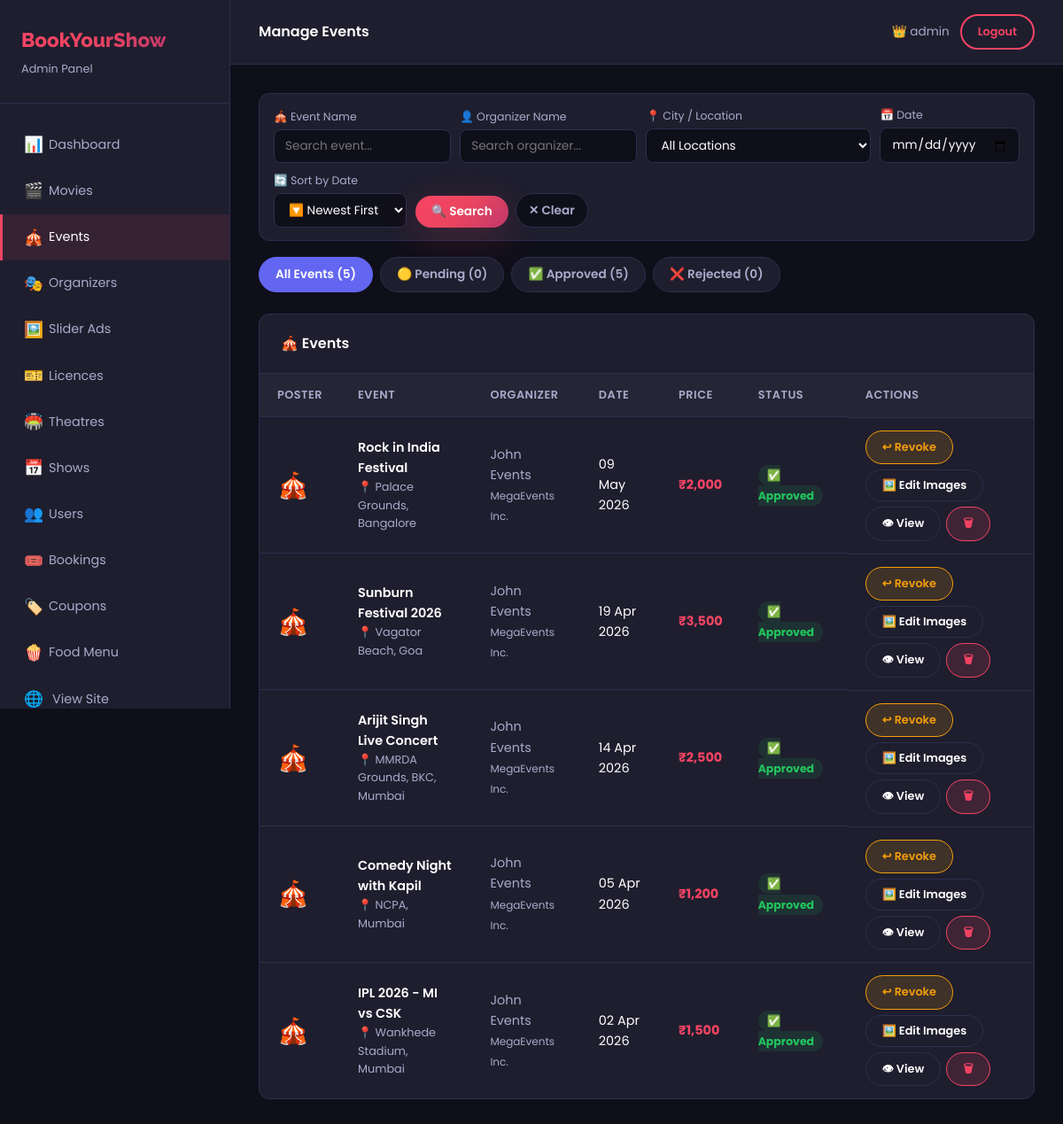
/admin/manage-events.php (signed in), run on an earlier commit of the app's database.
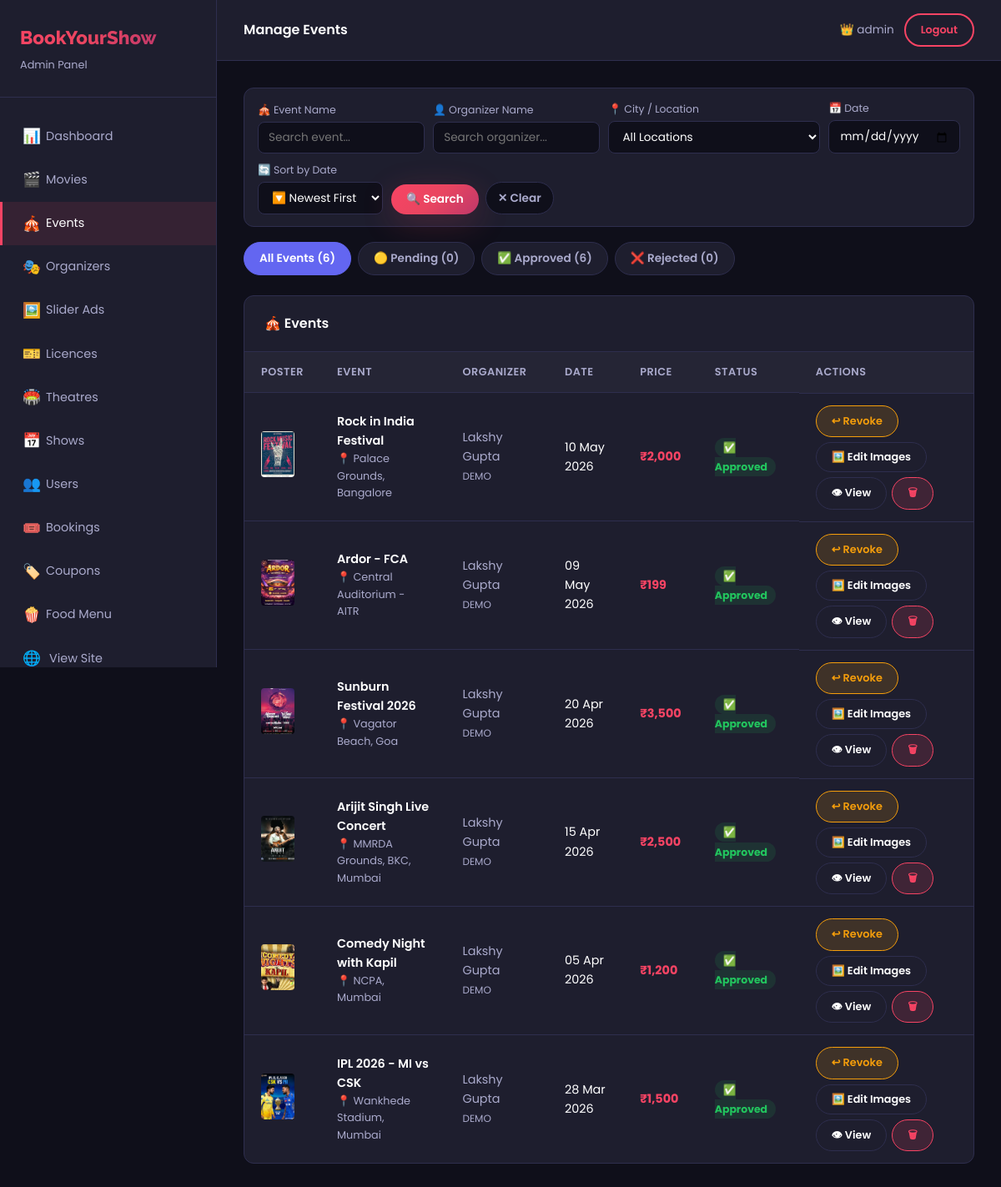
And on a later commit of the database.
### tables this page shows
CREATE TABLE `events` (
  `event_id` int(11) NOT NULL AUTO_INCREMENT,
  `event_name` varchar(150) DEFAULT NULL,
  `description` text DEFAULT NULL,
  `event_date` date DEFAULT NULL,
  `location` varchar(255) DEFAULT NULL,
  `city` varchar(100) DEFAULT '',
  `ticket_price` decimal(10,2) DEFAULT NULL,
  `total_seats` int(11) DEFAULT 500,
  `organizer_id` int(11) DEFAULT NULL,
  `event_image` varchar(255) DEFAULT NULL,
  `banner_image` varchar(255) DEFAULT '',
  `status` enum('pending','approved','rejected') DEFAULT 'approved',
  PRIMARY KEY (`event_id`),
  KEY `organizer_id` (`organizer_id`),
  CONSTRAINT `events_ibfk_1` FOREIGN KEY (`organizer_id`) REFERENCES `operators` (`operator_id`)
);

CREATE TABLE `operators` (
  `operator_id` int(11) NOT NULL AUTO_INCREMENT,
  `name` varchar(100) DEFAULT NULL,
  `email` varchar(100) DEFAULT NULL,
  `phone` varchar(15) DEFAULT '',
  `password` varchar(255) DEFAULT NULL,
  `organization` varchar(150) DEFAULT NULL,
  `city` varchar(100) DEFAULT '',
  `status` enum('active','suspended') DEFAULT 'active',
  `created_at` timestamp NOT NULL DEFAULT current_timestamp(),
  PRIMARY KEY (`operator_id`),
  UNIQUE KEY `email` (`email`)
);

### admin/manage-events.php (the view, shortened to what the changed rows need)
<?php
require_once 'admin-helper.php';
$tab = $_GET['tab'] ?? 'all';
$statusWhere = ($tab === 'pending') ? "AND e.status='pending'" : (($tab === 'approved') ? "AND e.status='approved'" : (($tab === 'rejected') ? "AND e.status='rejected'" : ""));
$searchSort    = in_array($_GET['sort_date'] ?? '', ['ASC','DESC']) ? $_GET['sort_date'] : 'DESC';
$searchWhere   = '';
$events = $conn->query("SELECT e.*, o.name as organizer, o.organization FROM events e LEFT JOIN operators o ON e.organizer_id = o.operator_id WHERE 1=1 $statusWhere $searchWhere ORDER BY e.event_date $searchSort");
$counts = [];
foreach (['all'=>'','pending'=>"AND e.status='pending'",'approved'=>"AND e.status='approved'",'rejected'=>"AND e.status='rejected'"] as $k=>$w) {
    $r = $conn->query("SELECT COUNT(*) as c FROM events e LEFT JOIN operators o ON e.organizer_id = o.operator_id WHERE 1=1 $w");
    $counts[$k] = $r->fetch_assoc()['c'];
}
?>
<div style="display:flex;gap:8px;margin-bottom:24px;flex-wrap:wrap;">
    <?php
    $tabDefs = [
        'all'      => ['label'=>'All Events',      'color'=>'#6366f1', 'count'=>$counts['all']],
        'pending'  => ['label'=>'🟡 Pending',       'color'=>'#f59e0b', 'count'=>$counts['pending']],
        'approved' => ['label'=>'✅ Approved',       'color'=>'#22c55e', 'count'=>$counts['approved']],
        'rejected' => ['label'=>'❌ Rejected',       'color'=>'#ef4444', 'count'=>$counts['rejected']],
    ];
    foreach ($tabDefs as $key => $td):
        $active = $tab === $key;
    ?>
    <a href="manage-events.php?tab=<?php echo $key; ?>" style="
        text-decoration:none;padding:8px 18px;border-radius:50px;font-size:0.85rem;font-weight:600;
        background:<?php echo $active ? $td['color'] : 'var(--bg-card)'; ?>;
        color:<?php echo $active ? '#fff' : 'var(--text-muted)'; ?>;
        border:1px solid <?php echo $active ? $td['color'] : 'var(--border)'; ?>;">
        <?php echo $td['label']; ?> (<?php echo $td['count']; ?>)
    </a>
    <?php endforeach; ?>
</div>
<div class="table-wrapper">
    <table>
        <thead><tr>
            <th>Poster</th><th>Event</th><th>Organizer</th><th>Date</th><th>Price</th><th>Status</th><th>Actions</th>
        </tr></thead>
        <tbody>
        <?php if ($events->num_rows === 0): ?>
        <tr><td colspan="7" style="text-align:center;padding:30px;color:var(--text-muted);">No events found.</td></tr>
        <?php else: while($e = $events->fetch_assoc()): ?>
        <?php
            $status = $e['status'] ?? 'approved';
            $statusBadge = match($status) {
                'pending'  => '<span style="background:rgba(245,158,11,0.15);color:#f59e0b;padding:3px 10px;border-radius:50px;font-size:0.78rem;font-weight:700;">🟡 Pending</span>',
                'approved' => '<span style="background:rgba(34,197,94,0.12);color:#22c55e;padding:3px 10px;border-radius:50px;font-size:0.78rem;font-weight:700;">✅ Approved</span>',
                'rejected' => '<span style="background:rgba(239,68,68,0.12);color:#ef4444;padding:3px 10px;border-radius:50px;font-size:0.78rem;font-weight:700;">❌ Rejected</span>',
                default    => ''
            };
        ?>
        <tr>
            <td>
            <?php if (!empty($e['event_image']) && file_exists('../assets/images/events/' . $e['event_image'])): ?>
                <img src="<?php echo BASE_URL; ?>assets/images/events/<?php echo htmlspecialchars($e['event_image']); ?>" style="height:55px;width:40px;object-fit:cover;border-radius:4px;" alt="">
                <?php else: ?>
                <span style="font-size:1.8rem;">🎪</span>
                <?php endif; ?>
            </td>
            <td>
                <div style="font-weight:600;"><?php echo htmlspecialchars($e['event_name']); ?></div>
                <div style="color:var(--text-muted);font-size:0.8rem;">📍 <?php echo htmlspecialchars($e['location']); ?></div>
            </td>
            <td style="color:var(--text-muted);">
                <?php echo htmlspecialchars($e['organizer'] ?? 'N/A'); ?>
                <?php if($e['organization']): ?><br><small><?php echo htmlspecialchars($e['organization']); ?></small><?php endif; ?>
            </td>
            <td><?php echo date('d M Y', strtotime($e['event_date'])); ?></td>
            <td style="color:var(--primary);font-weight:700;">₹<?php echo number_format($e['ticket_price'],0); ?></td>
            <td><?php echo $statusBadge; ?></td>
            <td class="action-btns" style="gap:6px;flex-wrap:wrap;">
                <?php if ($status === 'pending'): ?>
                <a href="manage-events.php?approve=<?php echo $e['event_id']; ?>" class="btn btn-sm" style="background:rgba(34,197,94,0.15);color:#22c55e;border:1px solid #22c55e;" onclick="return confirm('Approve this event?')">✅ Approve</a>
                <a href="manage-events.php?reject=<?php echo $e['event_id']; ?>" class="btn btn-sm" style="background:rgba(239,68,68,0.12);color:#ef4444;border:1px solid #ef4444;" onclick="return confirm('Reject this event?')">❌ Reject</a>
                <?php elseif ($status === 'approved'): ?>
                <a href="manage-events.php?reject=<?php echo $e['event_id']; ?>" class="btn btn-sm" style="background:rgba(245,158,11,0.15);color:#f59e0b;border:1px solid #f59e0b;" onclick="return confirm('Revoke approval?')">↩ Revoke</a>
                <?php elseif ($status === 'rejected'): ?>
                <a href="manage-events.php?approve=<?php echo $e['event_id']; ?>" class="btn btn-sm" style="background:rgba(34,197,94,0.15);color:#22c55e;border:1px solid #22c55e;" onclick="return confirm('Approve this event?')">✅ Approve</a>
                <?php endif; ?>
                <button type="button" class="btn btn-sm btn-dark" onclick="openMediaModal(<?php echo $e['event_id']; ?>, '<?php echo htmlspecialchars(addslashes($e['event_name'])); ?>')">🖼️ Edit Images</button>
                <a href="<?php echo BASE_URL; ?>event-details.php?id=<?php echo $e['event_id']; ?>" class="btn btn-dark btn-sm" target="_blank">👁 View</a>
                <a href="manage-events.php?delete=<?php echo $e['event_id']; ?>" class="btn btn-sm" style="background:rgba(248,68,100,0.15);color:var(--primary);border:1px solid var(--primary);" onclick="return confirm('Delete this event permanently?')">🗑</a>
            </td>
        </tr>
        <?php endwhile; endif; ?>
        </tbody>
    </table>
</div>
<?php
$content = ob_get_clean();
adminLayout('Manage Events', $content, 'admin/manage-events.php');
?>

### admin/admin-helper.php (shortened to what the changed rows need)
<?php
require_once '../config/config.php';
function adminSidebar($active = '') {
    global $conn;
    $base = BASE_URL;
    $pendingLic = 0;
    $r = $conn->query("SELECT COUNT(*) c FROM theatre_licences WHERE status='pending'");
    if ($r) $pendingLic = (int)$r->fetch_assoc()['c'];
    $links = [
        'admin-dashboard.php'            => ['📊', 'Dashboard', 0],
        'admin/manage-movies.php'        => ['🎬', 'Movies', 0],
        'admin/manage-events.php'        => ['🎪', 'Events', 0],
        'admin/manage-organizers.php'    => ['🎭', 'Organizers', 0],
        'admin/manage-ads.php'           => ['🖼️', 'Slider Ads', 0],
        'admin/manage-licences.php'      => ['🎫', 'Licences', $pendingLic],
        'admin/manage-theatres.php'      => ['🏟️', 'Theatres', 0],
        'admin/manage-shows.php'         => ['📅', 'Shows', 0],
        'admin/manage-users.php'         => ['👥', 'Users', 0],
        'admin/manage-bookings.php'      => ['🎟️', 'Bookings', 0],
        'admin/manage-coupons.php'       => ['🏷️', 'Coupons', 0],
        'admin/manage-food.php'          => ['🍿', 'Food Menu', 0],
    ];
    echo '<aside class="admin-sidebar">';
    echo '<nav class="sidebar-nav">';
    foreach ($links as $path => $info) {
        $isActive = ($active === $path) ? 'active' : '';
        $badge = $info[2] > 0 ? "<span style='background:var(--primary);color:#fff;border-radius:50px;padding:1px 7px;font-size:.7rem;margin-left:auto;'>$info[2]</span>" : '';
        echo "<a href='{$base}{$path}' class='sidebar-link {$isActive}' style='display:flex;align-items:center;gap:8px;'><span class='icon'>{$info[0]}</span> {$info[1]}{$badge}</a>";
    }
    echo "<a href='{$base}index.php' class='sidebar-link'><span class='icon'>🌐</span> View Site</a>";
    echo '</nav></aside>';
}
function adminLayout($title, $content, $active = '') {
    echo '<!DOCTYPE html><html lang="en"><head><meta charset="UTF-8"><meta name="viewport" content="width=device-width,initial-scale=1.0">';
    echo '<link rel="stylesheet" href="' . BASE_URL . 'css/style.css"></head><body>';
    echo '<div class="admin-layout">';
    adminSidebar($active);
    echo '<main class="admin-main">';
    echo '<div class="admin-content">' . $content . '</div></main></div>';
    echo '<div class="toast-container"></div><script src="' . BASE_URL . 'js/script.js"></script></body></html>';
}
?>

What changed in the data, as far as the page shows it:
changed events "Rock in India Festival": event_image: picture added; organizer.name "John Events" → "Lakshy Gupta"; organizer.organization "MegaEvents Inc." → "DEMO"; event_date "09 May 2026" → "10 May 2026"; no longer shows "🎪"
added events: event_image (picture), event_name "Ardor - FCA", location "Central Auditorium - AITR", organizer.name "Lakshy Gupta", organizer.organization "DEMO", event_date "09 May 2026", ticket_price "199", status "✅ Approved"
changed events "Vagator Beach, Goa": event_image: picture added; organizer.name "John Events" → "Lakshy Gupta"; organizer.organization "MegaEvents Inc." → "DEMO"; event_date "19 Apr 2026" → "20 Apr 2026"; no longer shows "🎪"
changed events "Arijit Singh Live Concert": event_image: picture added; organizer.name "John Events" → "Lakshy Gupta"; organizer.organization "MegaEvents Inc." → "DEMO"; event_date "14 Apr 2026" → "15 Apr 2026"; no longer shows "🎪"
changed events "Comedy Night with Kapil": event_image: picture added; organizer.name "John Events" → "Lakshy Gupta"; organizer.organization "MegaEvents Inc." → "DEMO"; no longer shows "🎪"
changed events "Wankhede Stadium, Mumbai": event_image: picture added; organizer.name "John Events" → "Lakshy Gupta"; organizer.organization "MegaEvents Inc." → "DEMO"; event_date "02 Apr 2026" → "28 Mar 2026"; no longer shows "🎪"
Also different on the page:
new list line: "All Events ( 6 )"
new list line: "✅ Approved ( 6 )"
list line gone: "All Events ( 5 )"
list line gone: "✅ Approved ( 5 )"
